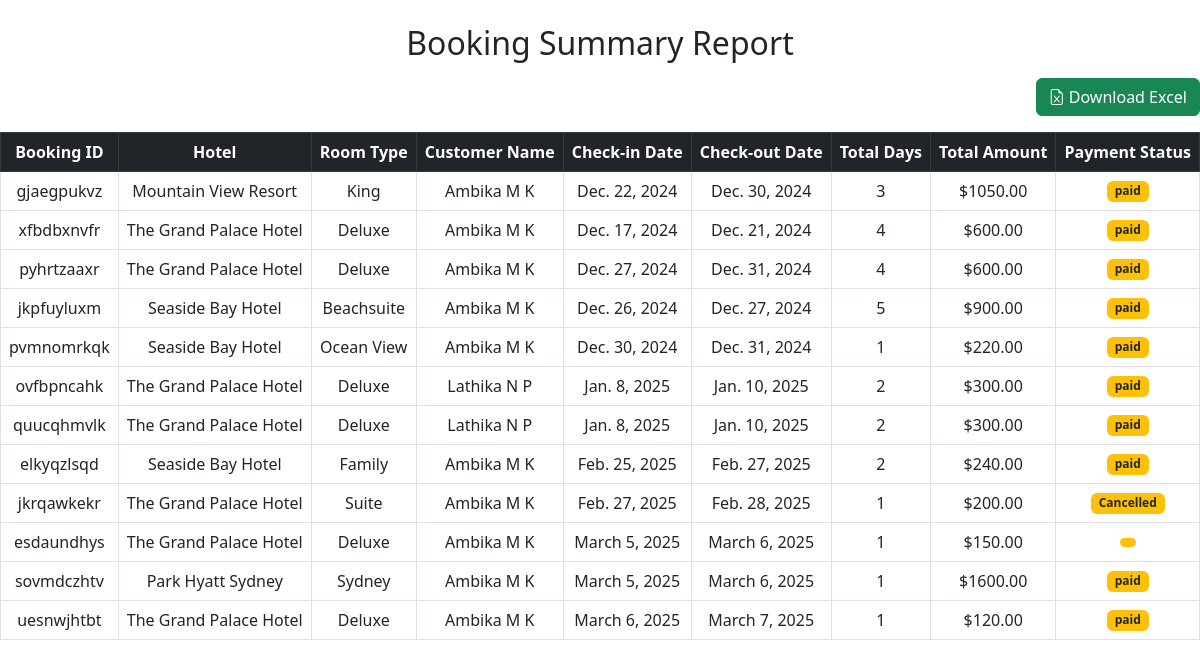
The app's page /reports/booking-summary/ with its own data.
### hotel/models.py (models this page shows, shortened)
class Booking(models.Model):
    user=models.ForeignKey(User,on_delete=models.SET_NULL,null=True,blank=True)
    payment_status=models.CharField(max_length=100,choices=PAYMENT_STATUS)
    coupons = models.ManyToManyField("hotel.Coupon",blank=True)
    full_name=models.CharField(max_length=1000)
    email=models.EmailField(max_length=1000)
    phone=models.CharField(max_length=1000)
    hotel=models.ForeignKey(Hotel,on_delete=models.SET_NULL,null=True,blank=True)
    room_type=models.ForeignKey(RoomType,on_delete=models.SET_NULL,null=True,blank=True)
    room=models.ManyToManyField(Room)
    before_discount=models.DecimalField(max_digits=12,decimal_places=2,default=0.00)
    total=models.DecimalField(max_digits=12,decimal_places=2,default=0.00)
    saved=models.DecimalField(max_digits=12,decimal_places=2,default=0.00)
    check_in_date=models.DateField()
    check_out_date=models.DateField()
    total_days=models.PositiveIntegerField(default=0)
    num_adults=models.PositiveIntegerField(default=1)
    num_children=models.PositiveIntegerField(default=0)
    checked_in=models.BooleanField(default=False)
    checked_out=models.BooleanField(default=False)
    is_active=models.BooleanField(default=False)
    checked_in_tracker=models.BooleanField(default=False)
    checked_out_tracker=models.BooleanField(default=False)
    bid=ShortUUIDField(unique=True,length=10,max_length=20,alphabet='abcdefghijklmnopqrstuvwxyz')
    date=models.DateTimeField(auto_now_add=True)
    stripe_payment_intent = models.CharField(max_length=1000,null=True,blank=True)
    success_id=ShortUUIDField(length=10,max_length=20,alphabet='abcdefghijklmnopqrstuvwxyz')
    booking_id=ShortUUIDField(unique=True,length=10,max_length=20,alphabet='abcdefghijklmnopqrstuvwxyz')
    is_cancelled = models.BooleanField(default=False)

class Hotel(models.Model):
    user = models.ForeignKey(User, on_delete=models.SET_NULL, null=True)
    name=models.CharField(max_length=100)
    description=CKEditor5Field(null=True,blank=True,config_name='extends')
    image=models.FileField(upload_to="hotel_gallery")
    address=models.CharField(max_length=200)
    mobile=models.CharField(max_length=200)
    email=models.EmailField(max_length=100)
    status=models.CharField(max_length=20,choices=HOTEL_STATUS,default="Live")
    tags=TaggableManager(blank=True)
    views=models.IntegerField(default=0)
    featured=models.BooleanField(default=False)
    hid=ShortUUIDField(unique=True,length=10,max_length=20,alphabet='abcdefghijklmnopqrstuvwxyz')
    slug=models.SlugField(unique=True)
    date=models.DateTimeField(auto_now_add=True)
    def hotel_gallery(self):
        return HotelGallery.objects.filter(hotel=self)

class RoomType(models.Model):
    hotel=models.ForeignKey(Hotel,on_delete=models.CASCADE)
    type=models.CharField(max_length=10)
    price=models.DecimalField(max_digits=12,decimal_places=2,default=0.00)
    number_of_beds=models.PositiveIntegerField(default=0)
    room_capacity=models.PositiveIntegerField(default=0)
    rtid=ShortUUIDField(unique=True,length=10,max_length=20,alphabet='abcdefghijklmnopqrstuvwxyz')
    slug=models.SlugField(unique=True)
    date=models.DateTimeField(auto_now_add=True)
    class Meta:
        verbose_name_plural="Room Type"

### hotel/views.py (the view)
# urls.py: path('reports/booking-summary/', views.booking_summary_report, name='booking_summary_report'),
def booking_summary_report(request):
    bookings = Booking.objects.all()
    context = {
        'bookings': bookings
    }
    return render(request, 'reports/booking_summary_report.html', context)

### templates/reports/booking_summary_report.html
<head>
<link href="https://cdn.jsdelivr.net/npm/bootstrap@5.3.0-alpha3/dist/css/bootstrap.min.css" rel="stylesheet">
<link href="https://cdn.jsdelivr.net/npm/bootstrap-icons/font/bootstrap-icons.css" rel="stylesheet">
</head>
<h2 class="mt-4 mb-3 text-center">Booking Summary Report</h2>
<div class="text-end mb-3">
    <a href="{% url 'hotel:export_booking_summary_excel' %}" class="btn btn-success">
        <i class="bi bi-file-earmark-excel"></i> Download Excel
    </a>
</div>
<div class="table-responsive">
    <table class="table table-hover table-bordered align-middle">
        <thead class="table-dark text-center">
            <tr>
                <th>Booking ID</th>
                <th>Hotel</th>
                <th>Room Type</th>
                <th>Customer Name</th>
                <th>Check-in Date</th>
                <th>Check-out Date</th>
                <th>Total Days</th>
                <th>Total Amount</th>
                <th>Payment Status</th>
            </tr>
        </thead>
        <tbody class="text-center">
            {% for booking in bookings %}
            <tr>
                <td>{{ booking.booking_id }}</td>
                <td>{{ booking.hotel.name }}</td>
                <td>{{ booking.room_type.type }}</td>
                <td>{{ booking.full_name }}</td>
                <td>{{ booking.check_in_date }}</td>
                <td>{{ booking.check_out_date }}</td>
                <td>{{ booking.total_days }}</td>
                <td>${{ booking.total }}</td>
                <td>
                    <span class="badge
                        {% if booking.payment_status == 'Paid' %}
                            bg-success
                        {% else %}
                            bg-warning text-dark
                        {% endif %}">
                        {{ booking.payment_status }}
                    </span>
                </td>
            </tr>
            {% endfor %}
        </tbody>
    </table>
</div>

### records on screen
Booking: booking_id "gjaegpukvz", hotel.name "Mountain View Resort", room_type.type "King", full_name "Ambika M K", check_in_date "Dec. 22, 2024", check_out_date "Dec. 30, 2024", total_days "3", total "1050.00", payment_status "paid"
Booking: booking_id "xfbdbxnvfr", hotel.name "The Grand Palace Hotel", room_type.type "Deluxe", full_name "Ambika M K", check_in_date "Dec. 17, 2024", check_out_date "Dec. 21, 2024", total_days "4", total "600.00", payment_status "paid"
Booking: booking_id "pyhrtzaaxr", hotel.name "The Grand Palace Hotel", room_type.type "Deluxe", full_name "Ambika M K", check_in_date "Dec. 27, 2024", check_out_date "Dec. 31, 2024", total_days "4", total "600.00", payment_status "paid"
Booking: booking_id "jkpfuyluxm", hotel.name "Seaside Bay Hotel", room_type.type "Beachsuite", full_name "Ambika M K", check_in_date "Dec. 26, 2024", check_out_date "Dec. 27, 2024", total_days "5", total "900.00", payment_status "paid"
Booking: booking_id "pvmnomrkqk", hotel.name "Seaside Bay Hotel", room_type.type "Ocean View", full_name "Ambika M K", check_in_date "Dec. 30, 2024", check_out_date "Dec. 31, 2024", total_days "1", total "220.00", payment_status "paid"
Booking: booking_id "ovfbpncahk", hotel.name "The Grand Palace Hotel", room_type.type "Deluxe", full_name "Lathika N P", check_in_date "Jan. 8, 2025", check_out_date "Jan. 10, 2025", total_days "2", total "300.00", payment_status "paid"
Booking: booking_id "quucqhmvlk", hotel.name "The Grand Palace Hotel", room_type.type "Deluxe", full_name "Lathika N P", check_in_date "Jan. 8, 2025", check_out_date "Jan. 10, 2025", total_days "2", total "300.00", payment_status "paid"
Booking: booking_id "elkyqzlsqd", hotel.name "Seaside Bay Hotel", room_type.type "Family", full_name "Ambika M K", check_in_date "Feb. 25, 2025", check_out_date "Feb. 27, 2025", total_days "2", total "240.00", payment_status "paid"
Booking: booking_id "jkrqawkekr", hotel.name "The Grand Palace Hotel", room_type.type "Suite", full_name "Ambika M K", check_in_date "Feb. 27, 2025", check_out_date "Feb. 28, 2025", total_days "1", total "200.00", payment_status "Cancelled"
Booking: booking_id "esdaundhys", hotel.name "The Grand Palace Hotel", room_type.type "Deluxe", full_name "Ambika M K", check_in_date "March 5, 2025", check_out_date "March 6, 2025", total_days "1", total "150.00"
Booking: booking_id "sovmdczhtv", hotel.name "Park Hyatt Sydney", room_type.type "Sydney", full_name "Ambika M K", check_in_date "March 5, 2025", check_out_date "March 6, 2025", total_days "1", total "1600.00", payment_status "paid"
Booking: booking_id "uesnwjhtbt", hotel.name "The Grand Palace Hotel", room_type.type "Deluxe", full_name "Ambika M K", check_in_date "March 6, 2025", check_out_date "March 7, 2025", total_days "1", total "120.00", payment_status "paid"
